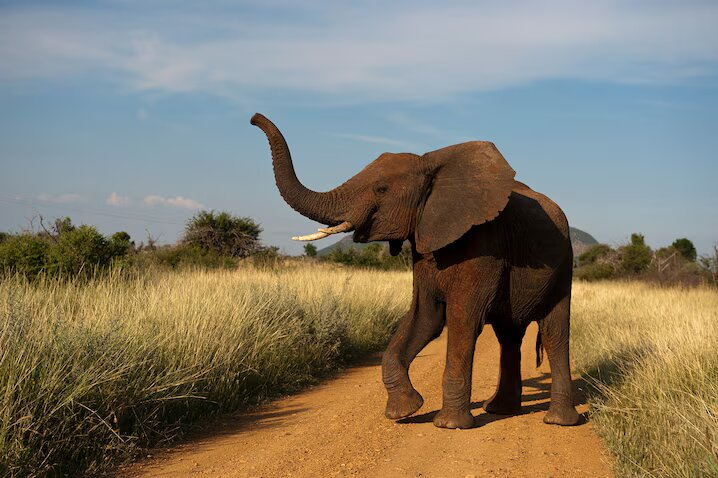
#> input picture data/elephant.jpg, 718 x 478 px, given in place of 508272.jpg, which was not available
$ python crop_image.py
#> lines starting #> are read from the running program, lines starting #| are printed output that depends on the picture
import cv2


def resize_and_crop_image(image_path, output_path, target_size=(512, 512)):
    """
    Resizes the input image to fit within the target size while maintaining the aspect ratio,
    and crops it to the target size of 512x512 pixels.

    Parameters:
    - image_path (str): Path to the input image.
    - output_path (str): Path to save the resized and cropped image.
    - target_size (tuple): Desired output size (width, height), should be (512, 512).
    """
#> called with target_size = (512, 512)
    # Load the image from disk
    image = cv2.imread(image_path)
#> image is the input picture: shape (478, 718, 3); mean B, G, R 107.5, 123.4, 130.6

    # Check if the image was loaded successfully
    if image is None:
        raise FileNotFoundError(f"Image not found or unable to load at path: {image_path}")

    # Get the original dimensions
    height, width = image.shape[:2]
#> height = 478; width = 718

    # Calculate the aspect ratio
    aspect_ratio = width / height
#> aspect_ratio = 1.5
    target_width, target_height = target_size

    # Determine new dimensions while maintaining aspect ratio
    if aspect_ratio > 1:  # Wider than tall
        new_width = target_width
        new_height = int(new_width / aspect_ratio)
#> new_height = 340
    else:  # Taller than wide or square
        new_height = target_height
        new_width = int(new_height * aspect_ratio)

    # Resize the image to fit the target size, maintaining aspect ratio
    resized_image = cv2.resize(image, (new_width, new_height), interpolation=cv2.INTER_AREA)

    # Calculate cropping coordinates to center the image to 512x512
    crop_start_x = max((new_width - target_width) // 2, 0)
    crop_start_y = max((new_height - target_height) // 2, 0)
#> crop_start_y = 0
    crop_end_x = crop_start_x + target_width
    crop_end_y = crop_start_y + target_height
#> crop_end_y = 512

    # Ensure dimensions are within bounds before cropping
    cropped_image = resized_image[crop_start_y : min(crop_end_y, new_height), crop_start_x : min(crop_end_x, new_width)]

    # Ensure the cropped image is exactly 512x512
    cropped_image = cv2.resize(cropped_image, (target_width, target_height), interpolation=cv2.INTER_AREA)
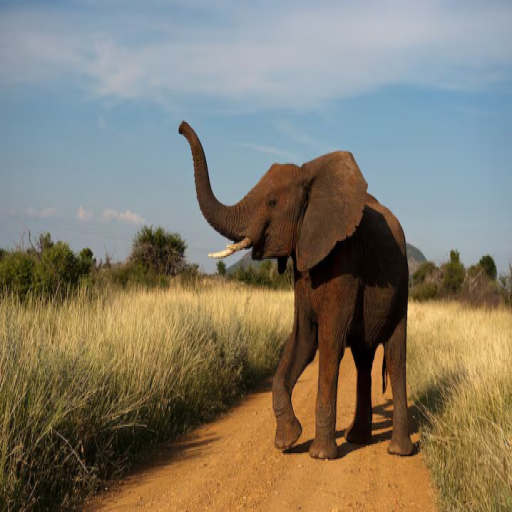
#> cropped_image: shape (512, 512, 3); mean B, G, R 107.5, 123.4, 130.5

    # Save the resized and cropped image to disk
    success = cv2.imwrite(output_path, cropped_image)
    if not success:
        raise IOError(f"Failed to save image at path: {output_path}")

    print(f"Image resized and cropped successfully: {output_path}")


# Example usage
if __name__ == "__main__":
    image_path = "/dtu/blackhole/14/189044/marscho/Mask2Mask/508272.jpg"  # Path to the input image
    output_path = "/dtu/blackhole/14/189044/marscho/Mask2Mask/resized_image.jpg"  # Path to save the resized image
    resize_and_crop_image(image_path, output_path, target_size=(512, 512))

$ run again, on data/elephant_family.jpg
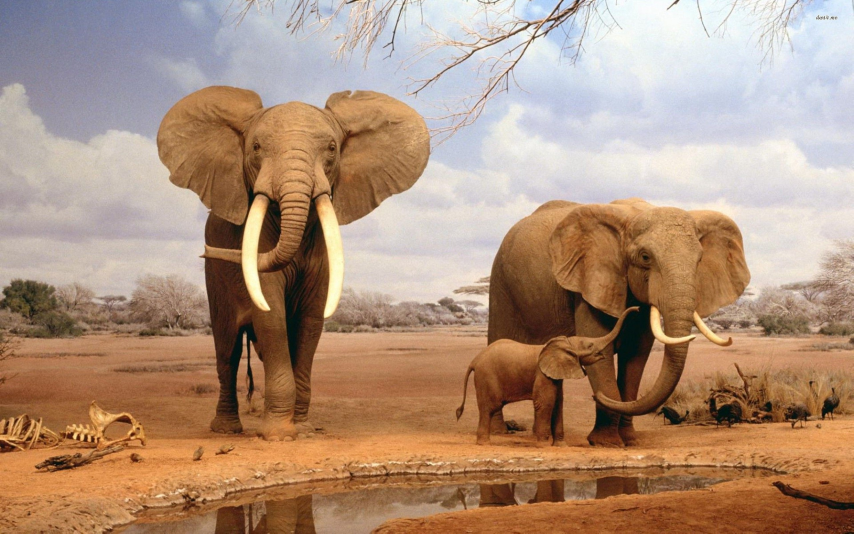
#> input picture data/elephant_family.jpg, 2560 x 1600 px, given in place of 508272.jpg, which was not available (shown at 1/3 size)
#> in resize_and_crop_image, image is the input picture: shape (1600, 2560, 3); mean B, G, R 124.6, 146, 175.7
#> in resize_and_crop_image, `resized_image = cv2.resize(image, (new_width, new_height), interpolati..`:
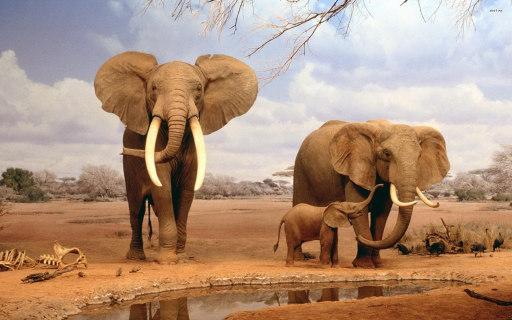
#> resized_image: shape (320, 512, 3); mean B, G, R 124.6, 146, 175.7
#> in resize_and_crop_image, `cropped_image = cv2.resize(cropped_image, (target_width, target_height..`:
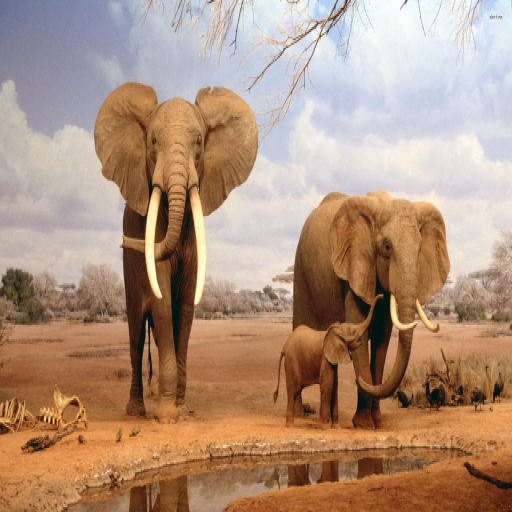
#> cropped_image: shape (512, 512, 3); mean B, G, R 124.5, 145.9, 175.6
